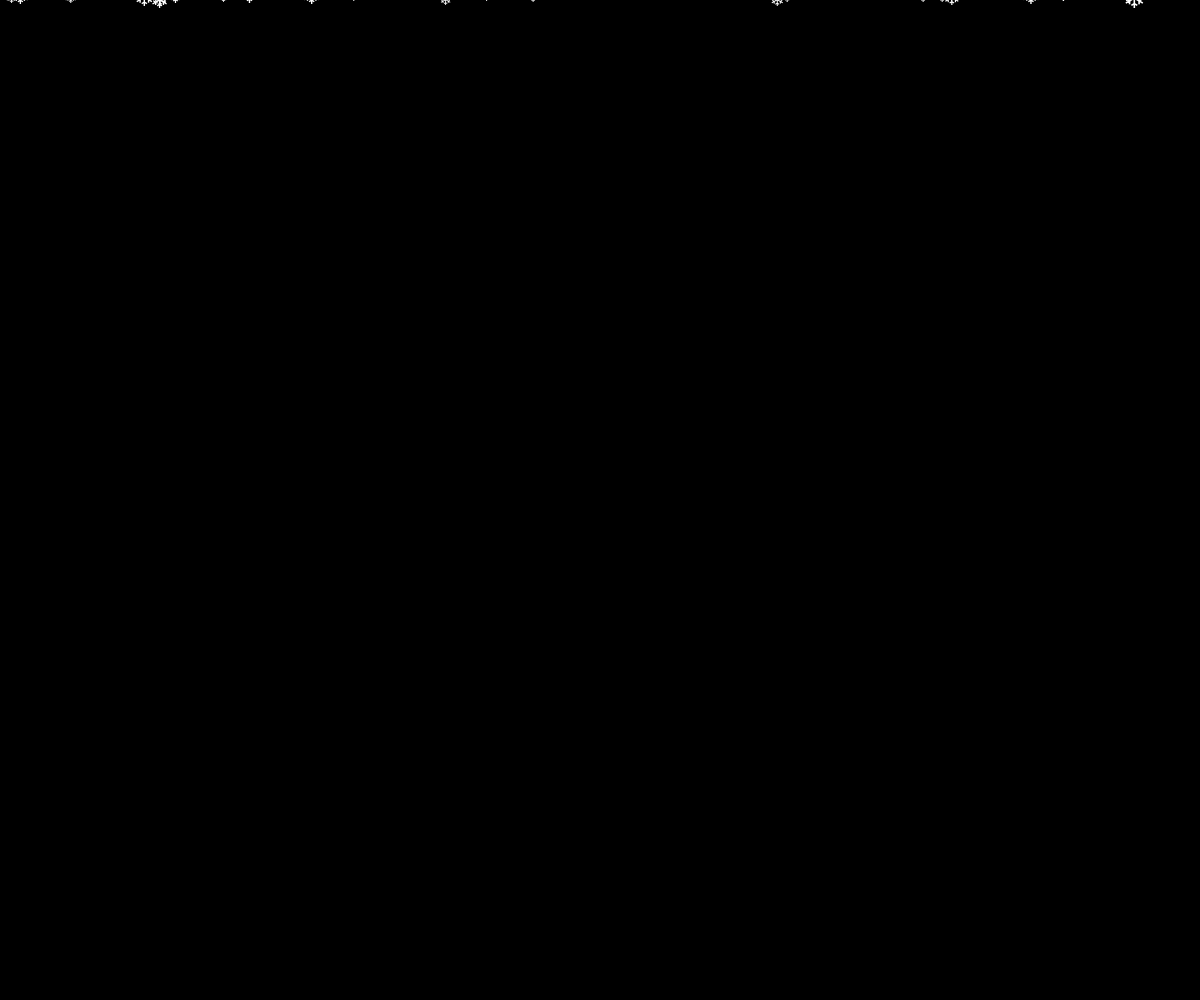
Frame 1 (no input)
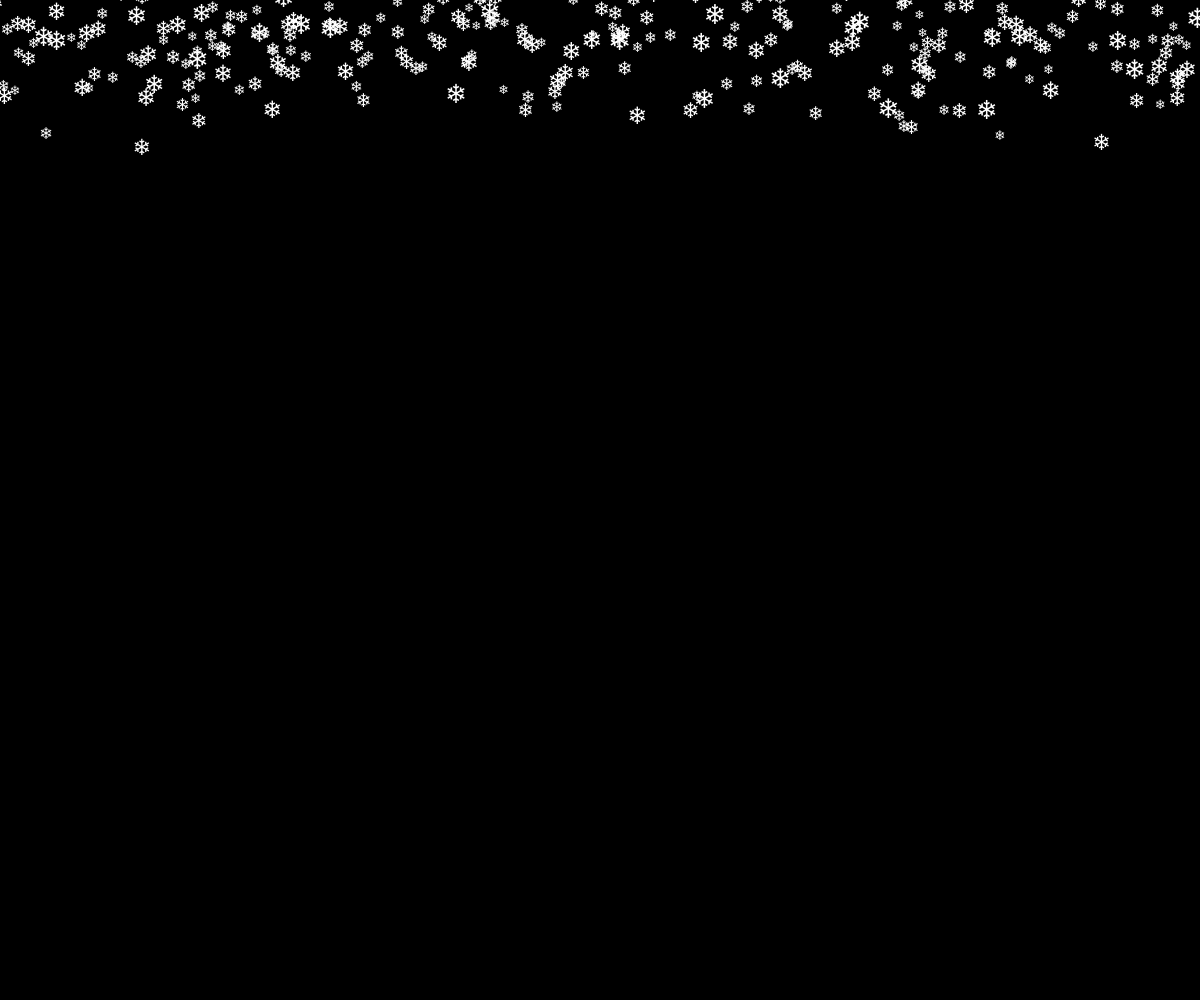
Frame 60 (no input)
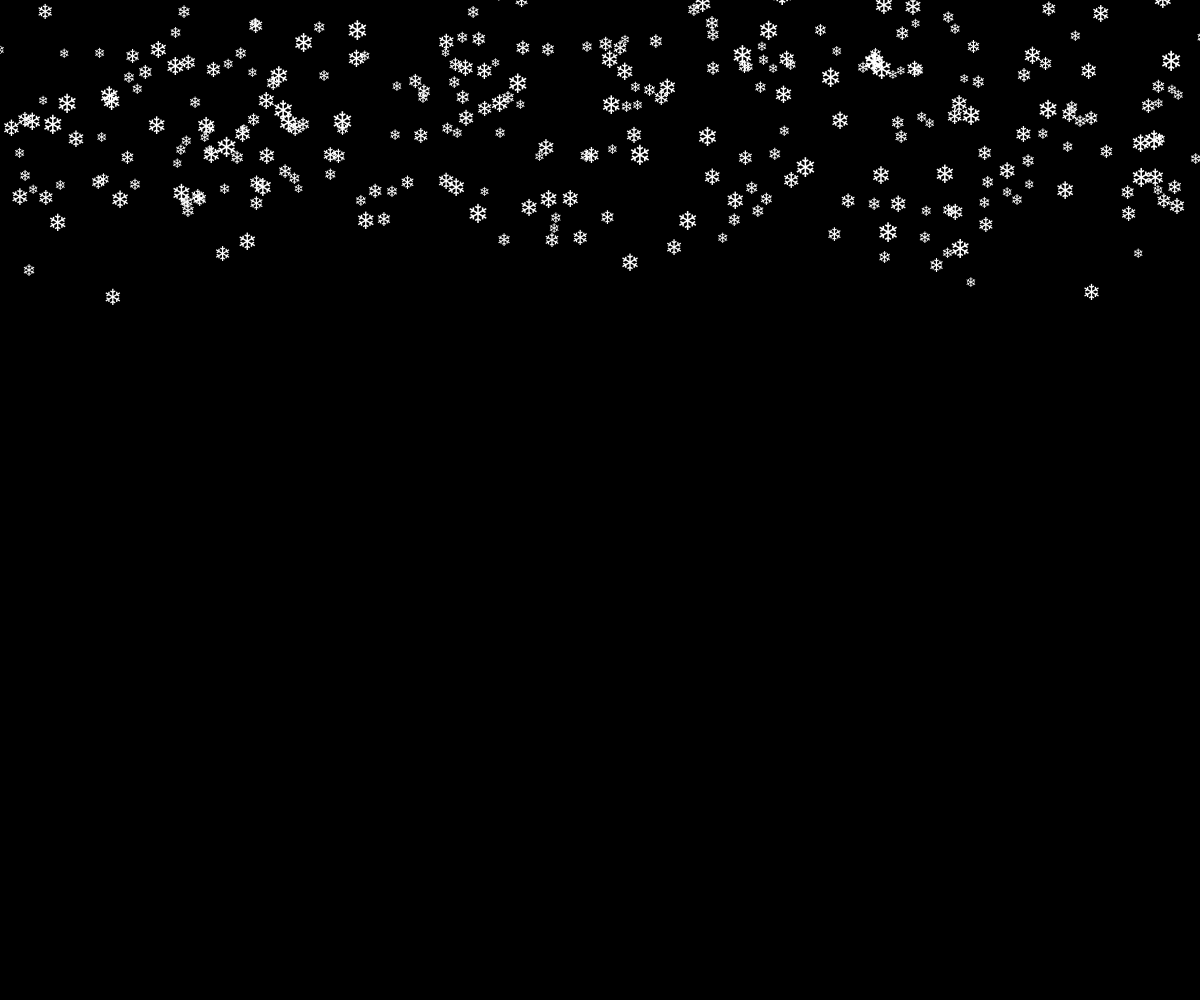
Frame 120 (the mouse pressed at the canvas centre since frame 60)

The p5.js sketch that drew these frames (run headless with seeded random() and noise() and a simulated clock; from frame 60 on, the mouse is pressed at the canvas centre):

// p5.js sketch
// ── sketch.js
let fiocchi;

function setup() {
  createCanvas(windowWidth, windowHeight);
  fiocchi = [];

  for (let i = 0; i < 300; i++) {
    fiocchi[i] = {
      px: random(0, width),
      py: random(-100),
      din: random(12, 28), // più variazione nella dimensione
      vel: random(0.5, 2.5),
      angolo: random(TWO_PI),  // per oscillazione
      ampiezza: random(10, 30), // quanto si muove lateralmente
      fase: random(0.01, 0.03)  // velocità oscillazione
    };
  }
}

function draw() {
  background(0);
  fill(255);
  textAlign(CENTER, CENTER);

  for (let i = 0; i < fiocchi.length; i++) {
    let f = fiocchi[i];

    // Oscillazione orizzontale con sinusoide
    f.angolo += f.fase;
    f.px += sin(f.angolo) * 0.5; 

    f.py += f.vel;

    // Reset se esce dallo schermo
    if (f.py > height || f.px < -50 || f.px > width + 50) {
      f.px = random(0, width);
      f.py = random(-100, -10);
      f.angolo = random(TWO_PI);
    }

    textSize(f.din);
    text("❄", f.px, f.py);
  }
}

function windowResized() {
  resizeCanvas(windowWidth, windowHeight);
}
